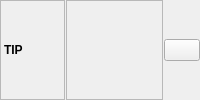
       <widget class="QFrame" name="frame_27">
        <property name="frameShape">
         <enum>QFrame::NoFrame</enum>
        </property>
        <property name="frameShadow">
         <enum>QFrame::Raised</enum>
        </property>
        <layout class="QHBoxLayout" name="horizontalLayout_33">
         <property name="spacing">
          <number>1</number>
         </property>
         <property name="leftMargin">
          <number>0</number>
         </property>
         <property name="topMargin">
          <number>0</number>
         </property>
         <property name="rightMargin">
          <number>0</number>
         </property>
         <property name="bottomMargin">
          <number>0</number>
         </property>
         <item>
          <widget class="QLabel" name="lblTipTitle_3">
           <property name="sizePolicy">
            <sizepolicy hsizetype="Maximum" vsizetype="Preferred">
             <horstretch>0</horstretch>
             <verstretch>0</verstretch>
            </sizepolicy>
           </property>
           <property name="minimumSize">
            <size>
             <width>65</width>
             <height>32</height>
            </size>
           </property>
           <property name="font">
            <font>
             <weight>75</weight>
             <bold>true</bold>
            </font>
           </property>
           <property name="toolTip">
            <string>Poziv Na Broj</string>
           </property>
           <property name="frameShape">
            <enum>QFrame::StyledPanel</enum>
           </property>
           <property name="text">
            <string>TIP</string>
           </property>
          </widget>
         </item>
         <item>
          <widget class="QLabel" name="lblTipRjesenja">
           <property name="font">
            <font>
             <weight>75</weight>
             <bold>true</bold>
            </font>
           </property>
           <property name="frameShape">
            <enum>QFrame::StyledPanel</enum>
           </property>
           <property name="text">
            <string/>
           </property>
           <property name="alignment">
            <set>Qt::AlignLeading|Qt::AlignLeft|Qt::AlignVCenter</set>
           </property>
           <property name="textInteractionFlags">
            <set>Qt::LinksAccessibleByMouse|Qt::TextSelectableByMouse</set>
           </property>
          </widget>
         </item>
         <item>
          <widget class="QPushButton" name="btnGo2_13">
           <property name="sizePolicy">
            <sizepolicy hsizetype="Maximum" vsizetype="Fixed">
             <horstretch>0</horstretch>
             <verstretch>0</verstretch>
            </sizepolicy>
           </property>
           <property name="maximumSize">
            <size>
             <width>36</width>
             <height>16777215</height>
            </size>
           </property>
           <property name="cursor">
            <cursorShape>PointingHandCursor</cursorShape>
           </property>
           <property name="toolTip">
            <string>Filter</string>
           </property>
           <property name="icon">
            <iconset resource="../../../resources/DonatForm.qrc">
             <normaloff>:/InDonat/Forms/images/OLOVKA.GIF</normaloff>:/InDonat/Forms/images/OLOVKA.GIF</iconset>
           </property>
           <property name="autoExclusive">
            <bool>true</bool>
           </property>
          </widget>
         </item>
        </layout>
       </widget>
